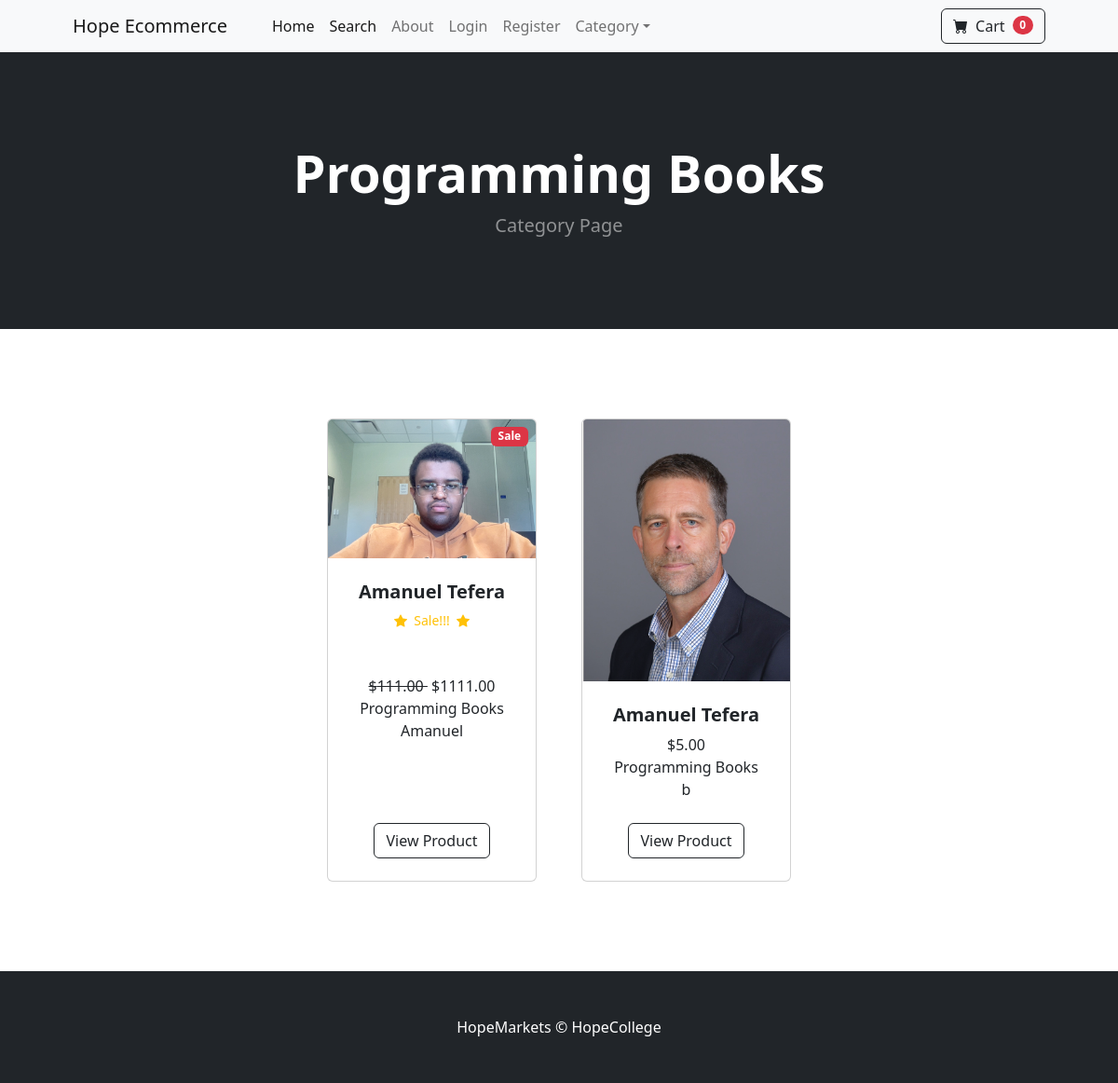
Screenshot of /category/Programming Books with the database file from the repository.
### store/models.py (models this page shows, shortened)
class Category(models.Model):
	name = models.CharField(max_length=50)
	def __str__(self):
		return self.name

class Product(models.Model):
    youStudentID = models.CharField(
        max_length=100,
        default="",
        blank=False
    )
    name = models.CharField(max_length=100)
    price = models.DecimalField(default=0, decimal_places=2, max_digits=7)
    category = models.ForeignKey(Category, on_delete=models.CASCADE, default=1)
    description = models.CharField(max_length=250, default='', blank=True, null=True)
    image = models.ImageField(upload_to='uploads/product/', blank=False, null=False)
    is_sale = models.BooleanField(default=False)
    sale_price = models.DecimalField(default=0, decimal_places=2, max_digits=7)

### store/views.py (the view)
# urls.py: path('category/<str:foo>', views.category, name="category"),
def category (request,foo):
	foo = foo.replace('-',' ')
	try:
		category = Category.objects.get(name=foo)
		products = Product.objects.filter(category= category)
		return render(request, 'category.html',{'products': products,'category':category})
	except:
		messages.success(request, ("Sorry this in't a category we have "))
		return redirect('home')

### cart/cart.py (called while the page is built)
    def __len__(self):
    	return len(self.cart)

### cart/context_processors.py (called while the page is built)
def cart(request):
	return {'cart': Cart(request)}

### store/templates/category.html
{% extends 'base.html' %}
{% block content %}
        <header class="bg-dark py-5">
            <div class="container px-4 px-lg-5 my-5">
                <div class="text-center text-white">
                    <h1 class="display-4 fw-bolder">
                    {{category}} </h1>
                    <p class="lead fw-normal text-white-50 mb-0"> Category Page</p>
                </div>
            </div>
        </header>
        <section class="py-5">
            <div class="container px-4 px-lg-5 mt-5">
                <div class="row gx-4 gx-lg-5 row-cols-2 row-cols-md-3 row-cols-xl-4 justify-content-center">
                    {% for product in products %}
                        {% if product.is_sale%}
                        <div class="col mb-5">
                        <div class="card h-100">
                           <div class="badge bg-danger text-white position-absolute" style="top: 0.5rem; right: 0.5rem;"> Sale</div>
                            <img class="card-img-top" src="{{ product.image.url }}" alt="..." />
                            <div class="card-body p-4">
                                <div class="text-center">
                                    <h5 class="fw-bolder">{{ product.name}}</h5>
                                          <div class="d-flex justify-content-center small text-warning mb-5">
                                            <div class="bi-star-fill">
                                            </div>
                                            &nbsp;&nbsp;Sale!!!&nbsp;&nbsp;
                                         <div class="bi-star-fill">
                                         </div>
                                         </div>
                                      <strike>
                                        ${{ product.price}}
                                      </strike>
                                         &nbsp;${{ product.sale_price}}
                                     <br/>
                                     {{ product.category}}
                                    <br/>
                                    {{ product.description}}
                                </div>
                            </div>
                            <div class="card-footer p-4 pt-0 border-top-0 bg-transparent">
                                <div class="text-center"><a class="btn btn-outline-dark mt-auto" href="{% url 'product' product.id %}">View Product</a></div>
                            </div>
                        </div>
                    </div>
                        {% else %}
                    <div class="col mb-5">
                        <div class="card h-100">
                            <img class="card-img-top" src="{{ product.image.url }}" alt="..." />
                            <div class="card-body p-4">
                                <div class="text-center">
                                    <h5 class="fw-bolder">{{ product.name}}</h5>
                                    ${{ product.price}}
                                     <br/>
                                     {{ product.category}}
                                    <br/>
                                    {{ product.description}}
                                </div>
                            </div>
                            <div class="card-footer p-4 pt-0 border-top-0 bg-transparent">
                                <div class="text-center"><a class="btn btn-outline-dark mt-auto"href="{% url 'product' product.id %}">View Product</a></div>
                            </div>
                        </div>
                    </div>
                        {% endif %}
                       {% endfor %}
            </div>
        </section>
    {% endblock %}

### rows the page displays
Category: name "Programming Books"
Product: image (picture), name "Amanuel Tefera", price "111.00", sale_price "1111.00", category "Programming Books", description "Amanuel"
Product: image (picture), name "Amanuel Tefera", price "5.00", category "Programming Books", description "b"

### other values shown
{{ cart|length }} "0"
